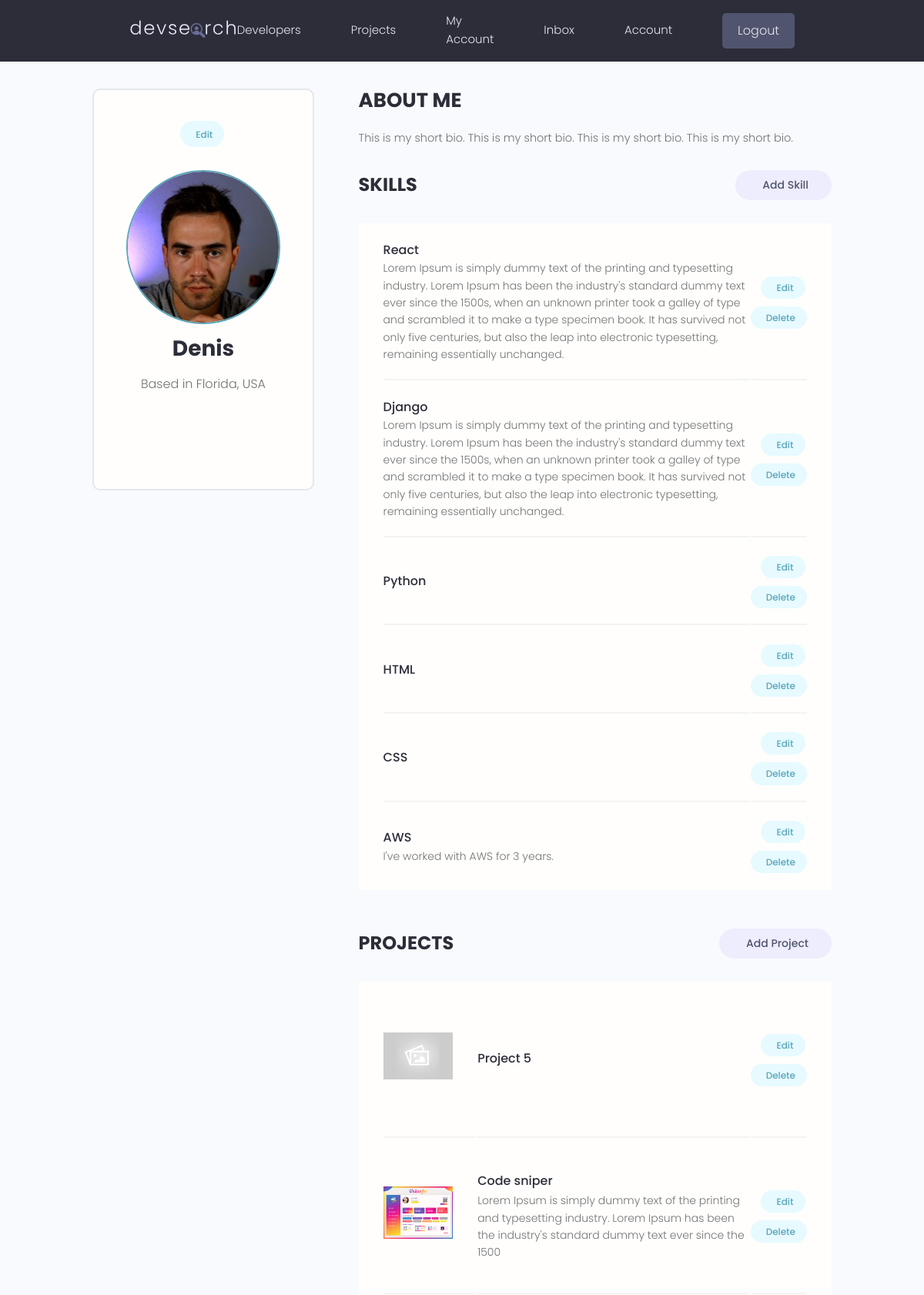
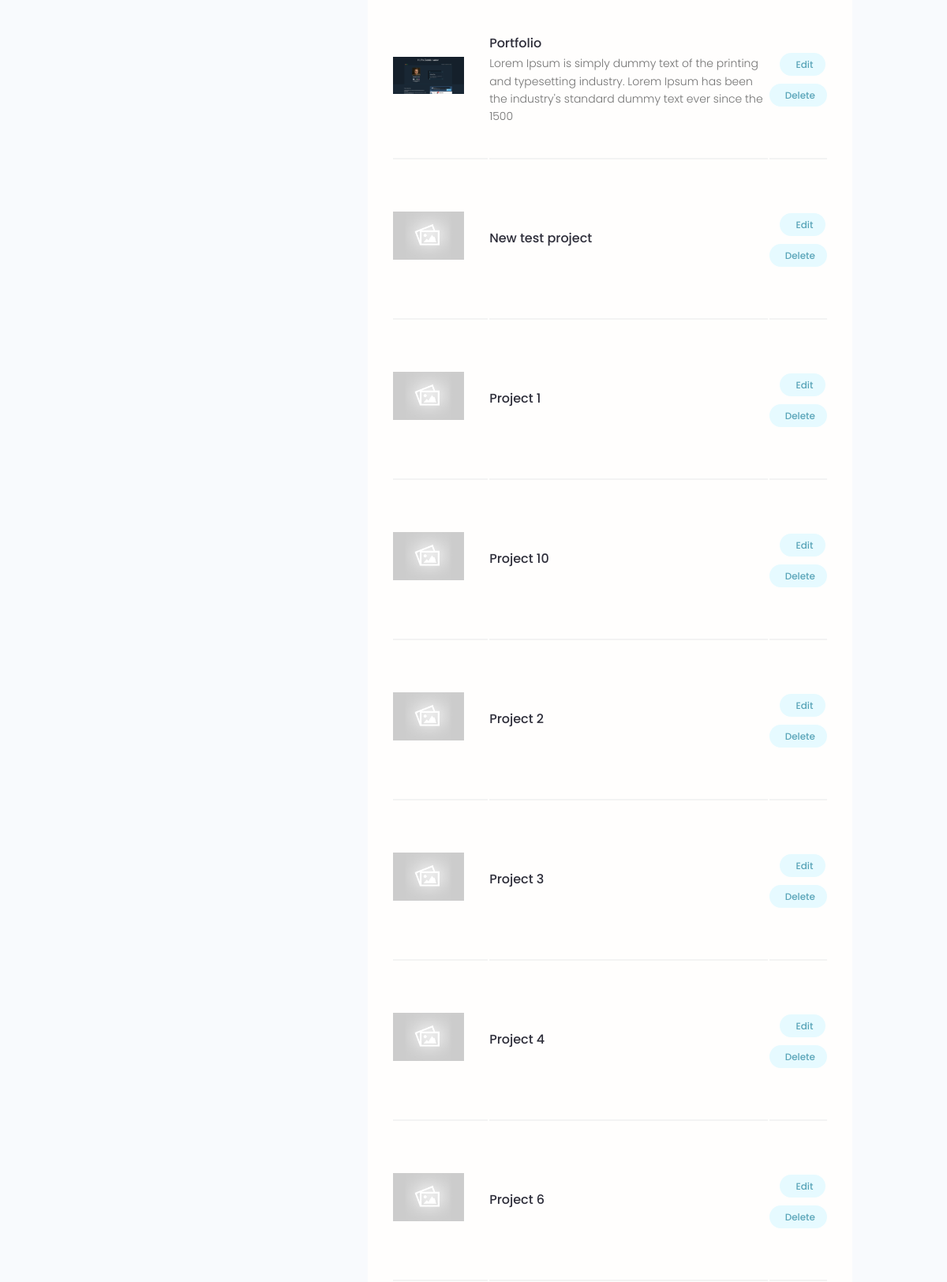
The app's page /account/ (signed in, upper part) with its own data (2 pictures, top to bottom).
### users/models.py (models this page shows, shortened)
class Profile(models.Model):
    user = models.OneToOneField(User, on_delete=models.CASCADE, null=True, blank=True)
    name = models.CharField(max_length=200, blank=True, null=True)
    email = models.EmailField(max_length=500, blank=True, null=True)
    username = models.CharField(max_length=200, blank=True, null=True)
    location = models.CharField(max_length=200, blank=True, null=True)
    short_intro = models.CharField(max_length=200, blank=True, null=True)
    bio = models.TextField(blank=True, null=True)
    profile_image = models.ImageField(null=True, blank=True, upload_to='profiles/', default="profiles/user-default.png")
    social_github = models.CharField(max_length=200, blank=True, null=True)
    social_twitter = models.CharField(max_length=200, blank=True, null=True)
    social_linkedin = models.CharField(max_length=200, blank=True, null=True)
    social_youtube = models.CharField(max_length=200, blank=True, null=True)
    social_website = models.CharField(max_length=200, blank=True, null=True)
    created = models.DateTimeField(auto_now_add=True)
    id = models.UUIDField(default=uuid.uuid4, unique=True, primary_key=True, editable=False)

class Skill(models.Model):
    owner = models.ForeignKey(Profile, on_delete=models.CASCADE, null=True)
    name = models.CharField(max_length=200, blank=True, null=True)
    description = models.TextField(null=True, blank=True)
    created = models.DateTimeField(auto_now_add=True)
    id = models.UUIDField(default=uuid.uuid4, unique=True, primary_key=True, editable=False)

### projects/models.py (models this page shows, shortened)
class Project(models.Model):
    owner = models.ForeignKey(Profile, null=True, blank=True, on_delete=models.SET_NULL)
    title = models.CharField(max_length=200)
    description = models.TextField(null=True, blank=True)
    featured_image = models.ImageField(null=True, blank=True, default="default.jpg")
    demo_link = models.CharField(max_length=2000, null=True, blank=True)
    source_link = models.CharField(max_length=2000, null=True, blank=True)
    tags = models.ManyToManyField('Tag', blank=True)
    vote_total = models.IntegerField(default=0, null=True, blank=True)
    vote_ratio = models.IntegerField(default=0, null=True, blank=True)
    created = models.DateTimeField(auto_now_add=True)
    id = models.UUIDField(default=uuid.uuid4, unique=True, primary_key=True, editable=False)
    class Meta:
        ordering = ['-vote_ratio', '-vote_total', 'title']

### users/views.py (the view)
# urls.py: path('account/', views.userAccount, name="account"),
@login_required(login_url='login')
def userAccount(request):
    profile = request.user.profile
    skills = profile.skill_set.all()
    projects = profile.project_set.all()
    context = {'profile': profile, 'skills': skills, 'projects': projects}
    return render(request, 'users/account.html', context)

### users/templates/users/account.html (shortened to what this page needs)
{% extends 'main.html' %}
{% block content %}
  <main class="settingsPage profile my-md">
    <div class="container">
      <div class="layout">
        <div class="column column--1of3">
          <div class="card text-center">
            <div class="card__body dev">
              <a class="tag tag--pill tag--main settings__btn" href="{% url 'edit-account' %}"> Edit</a>
              <img class="avatar avatar--xl dev__avatar" src="{{profile.profile_image.url}}" />
              <h2 class="dev__name">{{profile.name}}</h2>
              <p class="dev__location">Based in {{profile.location}}</p>
              <ul class="dev__social">
              </ul>
            </div>
          </div>
        </div>
        <div class="column column--2of3">
          <div class="devInfo">
            <h3 class="devInfo__title">About Me</h3>
            <p class="devInfo__about">{{profile.bio}}</p>
          </div>
          <div class="settings">
            <h3 class="settings__title">Skills</h3>
            <a class="tag tag--pill tag--sub settings__btn tag--lg" href="{% url 'create-skill' %}"> Add Skill</a>
          </div>
          <table class="settings__table">
            {% for skill in skills %}
            <tr>
              <td class="settings__tableInfo">
                <h4>{{skill.name}}</h4>
                <p>{{skill.description}}</p>
              </td>
              <td class="settings__tableActions">
                <a class="tag tag--pill tag--main settings__btn" href="{% url 'update-skill' skill.id %}"> Edit</a>
                <a class="tag tag--pill tag--main settings__btn" href="{% url 'delete-skill' skill.id %}?next=/account">
                  Delete</a>
              </td>
            </tr>
            {% endfor %}
          </table>
          <div class="settings">
            <h3 class="settings__title">Projects</h3>
            <a class="tag tag--pill tag--sub settings__btn tag--lg" href="{% url 'create-project' %}"> Add Project</a>
          </div>
          <table class="settings__table">
            {% for project in projects %}
            <tr>
              <td class="settings__thumbnail">
                <a href="{% url 'project' project.id %}"><img src="{{project.featured_image.url}}" alt="Project Thumbnail" /></a>
              </td>
              <td class="settings__tableInfo">
                <a href="{% url 'project' project.id %}">{{project.title}}</a>
                <p>{{project.description|slice:"150"}}</p>
              </td>
              <td class="settings__tableActions">
                <a class="tag tag--pill tag--main settings__btn" href="{% url 'update-project' project.id %}"> Edit</a>
                <a class="tag tag--pill tag--main settings__btn" href="{% url 'delete-project' project.id %}?next=/account">
                  Delete</a>
              </td>
            </tr>
            {% endfor %}
          </table>
        </div>
      </div>
    </div>
  </main>
  {% endblock %}

### static/styles/app.css (style rules this page uses)
:root { --color-sub: #2d2d39; }
.card { border: 2px solid var(--color-light); }
img { width: 100%; }
.profile .card > .dev { padding: 4rem; }
.dev__avatar { display: block; margin: auto; }
.dev__name { color: var(--color-sub); font-size: 2.8rem; font-weight: 700; margin-top: 1rem; margin-bottom: 0.5rem; }
.dev__location { margin-top: 1rem; }
.dev__social { margin: 3rem 0; list-style: none; display: flex; justify-content: center; gap: 1.5rem; }
.devInfo { margin-bottom: 3rem; }
.devInfo__title, .devInfo__subtitle { font-size: 2.6rem; color: var(--color-sub); text-transform: uppercase; font-weight: 700; margin-bottom: 1.5rem; }
.devInfo__about, .devSkill__info { font-size: 1.45rem; line-height: 1.7; text-align: justify; }
.settingsPage .dev > .settings__btn { display: inline-block; margin-bottom: 3rem; }
.settings { display: flex; justify-content: space-between; align-items: center; }
.settings__title { font-size: 2.4rem; text-transform: uppercase; font-weight: 700; color: var(--color-sub); }
.settings__table { margin-top: 3rem; margin-bottom: 5rem; padding: 0 3rem; background: var(--color-white); }
.settings__table tr { width: 100%; }
.settings__table tr > td { padding: 2rem 0; }
.settings__table tr:not(:last-child) td { border-bottom: 2px solid var(--color-white-light); }
.settings__thumbnail { width: 23%; min-width: 10rem; }
.settings__thumbnail img { padding-right: 3rem; height: 15rem; object-fit: contain; }
.settings__tableInfo { width: 100%; }
.settings__tableInfo h4, .settings__tableInfo a { padding-right: 1rem; width: auto; font-size: 1.6rem; font-weight: 500; color: var(--color-sub); }
.settings__tableInfo p { font-size: 1.4rem; }
.settings__tableActions { text-align: right; }

### static/uikit/styles/modules/_variables.css (style rules this page uses)
:root { --color-main: #5aa5b9; --color-main-light: #e6faff; --color-sub: #3f4156; --color-sub-light: #51546e; --color-sub-lighter: #ededfd; --color-text: #737373; --color-gray: #8b8b8b; --color-light: #e5e7eb; --color-light-gray: #767676; --color-bg: #f8fafd; --color-white: #fffefd; --color-white-light: #f3f3f3; --color-success: #359e64; --color-success-bg: #def8e8; --color-error: #fc4b0b; --color-error-bg: #fff2ee; --font-base: 'Poppins', arial, helvetica, 'Segoe UI', roboto, ubuntu, sans-serif; --font-monospace: 'Fira Code', 'Courier New', courier, monospace; --font-regular: 300; --font-medium: 500; --font-bold: 700; --generic-shadow: 1px 1px 5px #00000010; --generic-transition: all 0.3s ease-in-out; }

### static/uikit/styles/modules/_base.css (style rules this page uses)
* { margin: 0; padding: 0; box-sizing: border-box; text-rendering: optimizeLegibility; color: inherit; font-size: inherit; }
html { font-size: 50%; }
@media only screen and (min-width: 480px) { html { font-size: 56.25%; } }
@media only screen and (min-width: 1200px) { html { font-size: 62.5%; } }
body { line-height: 1.6; font-weight: 400; font-size: 1.5rem; color: var(--color-text); background-color: var(--color-bg); min-height: 100vh; }

### static/uikit/styles/modules/_typography.css (style rules this page uses)
* { font-family: var(--font-base); }
h2 { font-size: 3.6rem; font-weight: var(--font-bold); }
h3 { font-size: 3.2rem; font-weight: var(--font-medium); }
h4 { font-size: 2.8rem; font-weight: var(--font-medium); }
p, span, strong { font-size: 1.6rem; color: var(--color-text); font-weight: var(--font-regular); }
a { padding-bottom: 2px; text-decoration: none; display: inline-block; color: var(--color-main); font-weight: var(--font-medium); }

### static/uikit/styles/modules/_utilities.css (style rules this page uses)
.container { width: 92%; max-width: 165rem; margin: 0 auto; box-sizing: border-box; }
@media screen and (min-width: 1000px) { .container { width: 90%; } }
@media screen and (min-width: 1200px) { .container { width: 80%; } }
.text-center { text-align: center; }
.my-md { margin: 3rem auto; }

### static/uikit/styles/modules/_avatar.css (style rules this page uses)
.avatar { border-radius: 50%; border: 2px solid var(--color-main); object-fit: cover; }
.avatar--xl { height: 20rem; width: 20rem; }

### static/uikit/styles/modules/_card.css (style rules this page uses)
.card { border-radius: 1rem; background-color: var(--color-white); border: 1.5px solid var(--color-light); width: auto; height: auto; margin-top: 0.5rem; margin-bottom: 0.5rem; overflow: hidden; }
.card__body, .card__header { padding: 2rem 2.5rem; }

### static/uikit/styles/modules/_layout.css (style rules this page uses)
.layout { display: flex; flex-flow: row wrap; justify-content: space-between; }
.layout > .column { margin-bottom: 3rem; }
.layout > .column.column--1of3 { flex-basis: 30%; }
.layout > .column.column--2of3 { flex-basis: 64%; }

### records on screen
Profile: profile_image (picture), name "Denis", location "Florida, USA", bio "This is my short bio. This is my short bio. This is my short bio. This is my short bio."
Skill: name "React", description "Lorem Ipsum is simply dummy text of the printing and typesetting industry. Lorem Ipsum has been the industry's standard dummy text ever since the 1500s, when an unknown printer took a galley of type and scrambled it to make a type specimen book. It has survived not only five centuries, but also the leap into electronic typesetting, remaining essentially unchanged."
Skill: name "Django", description "Lorem Ipsum is simply dummy text of the printing and typesetting industry. Lorem Ipsum has been the industry's standard dummy text ever since the 1500s, when an unknown printer took a galley of type and scrambled it to make a type specimen book. It has survived not only five centuries, but also the leap into electronic typesetting, remaining essentially unchanged."
Skill: name "Python"
Skill: name "HTML"
Skill: name "CSS"
Skill: name "AWS", description "I've worked with AWS for 3 years."
Project: featured_image (placeholder picture), title "Project 5"
Project: featured_image (picture), title "Code sniper", description "Lorem Ipsum is simply dummy text of the printing and typesetting industry. Lorem Ipsum has been the industry's standard dummy text ever since the 1500"
Project: featured_image (picture), title "Portfolio", description "Lorem Ipsum is simply dummy text of the printing and typesetting industry. Lorem Ipsum has been the industry's standard dummy text ever since the 1500"
Project: featured_image (placeholder picture), title "New test project"
Project: featured_image (placeholder picture), title "Project 1"
Project: featured_image (placeholder picture), title "Project 10"
Project: featured_image (placeholder picture), title "Project 2"
Project: featured_image (placeholder picture), title "Project 3"
Project: featured_image (placeholder picture), title "Project 4"
Project: featured_image (placeholder picture), title "Project 6"
